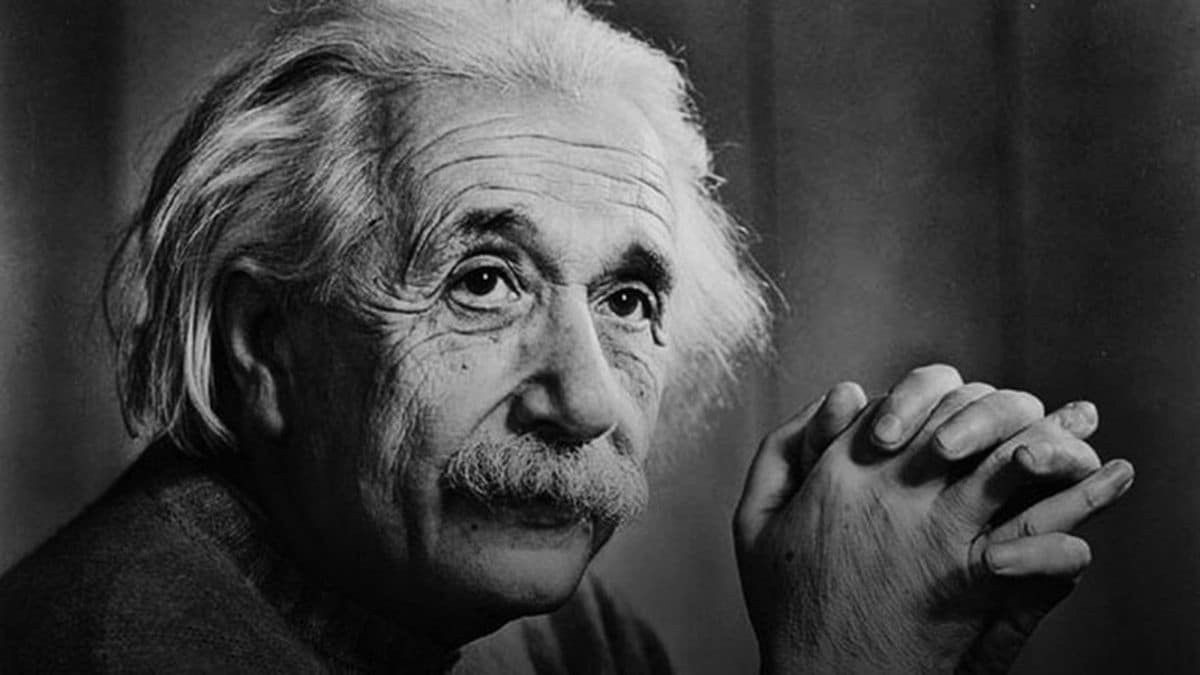
%> input picture Imagenes/albert-einstein.jpg, 1200 x 675 px
$ octave Ejercicio4.m   (GNU Octave 9; MATLAB toolbox functions it lacks are replaced by stand-ins)
%> lines starting %> are read from the running program, lines starting %| are printed output that depends on the picture
%Unidad 2 : Filtrado en el dominio espacial
%Ejercicio 4 : Abra una imagen y aplique diferentes tipos de filtros
%modificando el tama駉 del kernel


close all, clear all, clc
% leo una imagen y la convierto a escala de grises
[file,dir] = uigetfile('*.bmp;*.jpg;*.png; *.tif'); %filtro para archivos bmp, jpg y png
%> the answer given: ../Imagenes/albert-einstein.jpg
filename = [dir,file];
info = imfinfo(filename);
switch info.ColorType
    case 'indexed'
        [Iorig,map] = imread(filename);
        I = ind2gray(Iorig,map); %convierto de indexada a escala de grises

    case 'grayscale'
        I = imread(filename);
%> I is the input picture: size 675x1200 uint8; min 0, max 231, mean 66.5

    case 'truecolor'
        Iorig = imread(filename);
        I=rgb2gray(Iorig); %convierto de RGB a escala de grises
end

I = im2double(I);
%> I: size 675x1200 double
format rat

%Filtro Pasa Bajos
b1=3;
b2=7;
b3=11;
FB1 = ones(b1)/(b1*b1); %3x3
FB2= ones(b2)/(b2*b2); %5x5
FB3 = ones(b3)/(b3*b3); %11x11

%Filtro Pasa altos
a1=3;
a2=5;
a3=11;
FA1 =ones(a1);FA1(3,3)=-a1;FA1=-FA1;
FA2 =ones(a2);FA2(3,3)=-a2;FA2=-FA2;
FA3 =ones(a3);FA3(3,3)=-a3;FA3=-FA3;


%
OFB1 = conv2(I,FB1);
OFB2 = conv2(I,FB2);
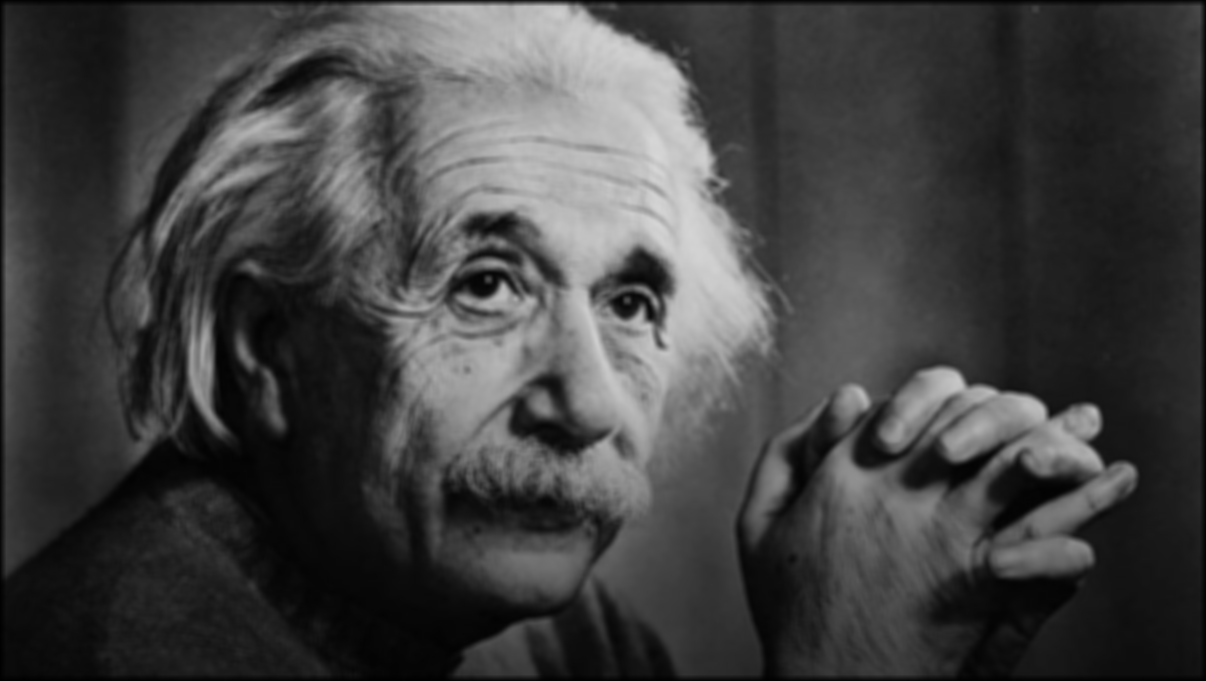
%> OFB2: size 681x1206 double; min 0.0012, max 0.844, mean 0.257
OFB3 = conv2(I,FB3);
OFA1 = conv2(I,FA1);
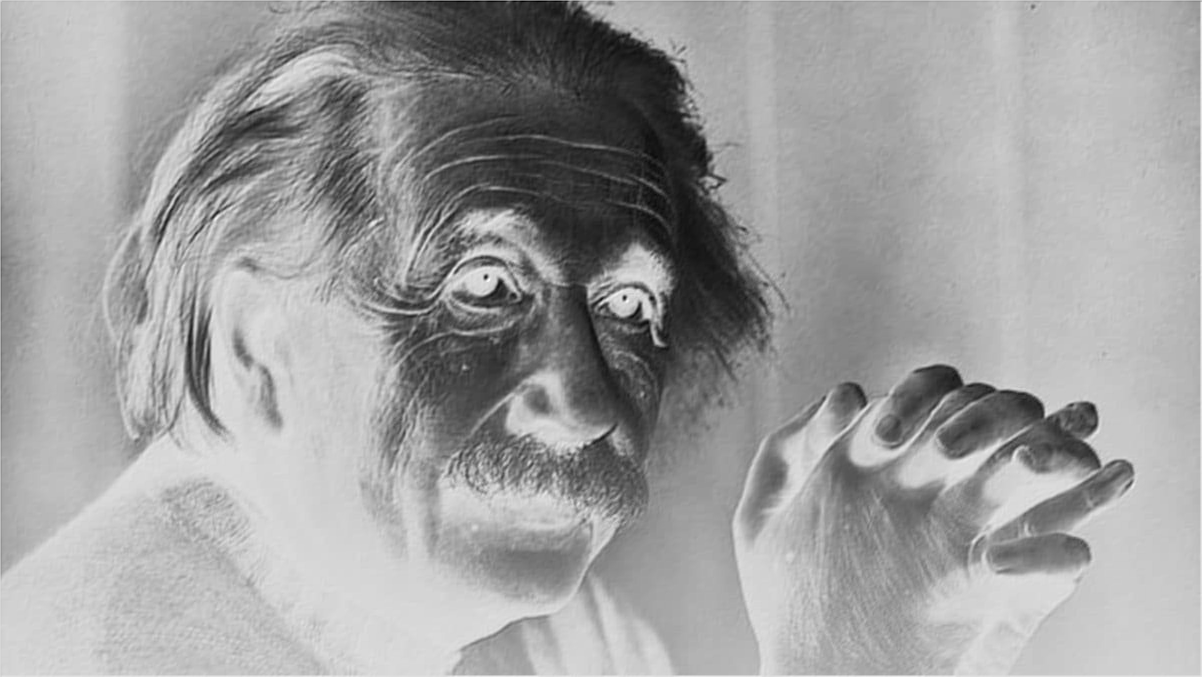
%> OFA1: size 677x1202 double; min -4.62, max 0.69, mean -1.3; drawn with min black and max white
OFA2 = conv2(I,FA2);
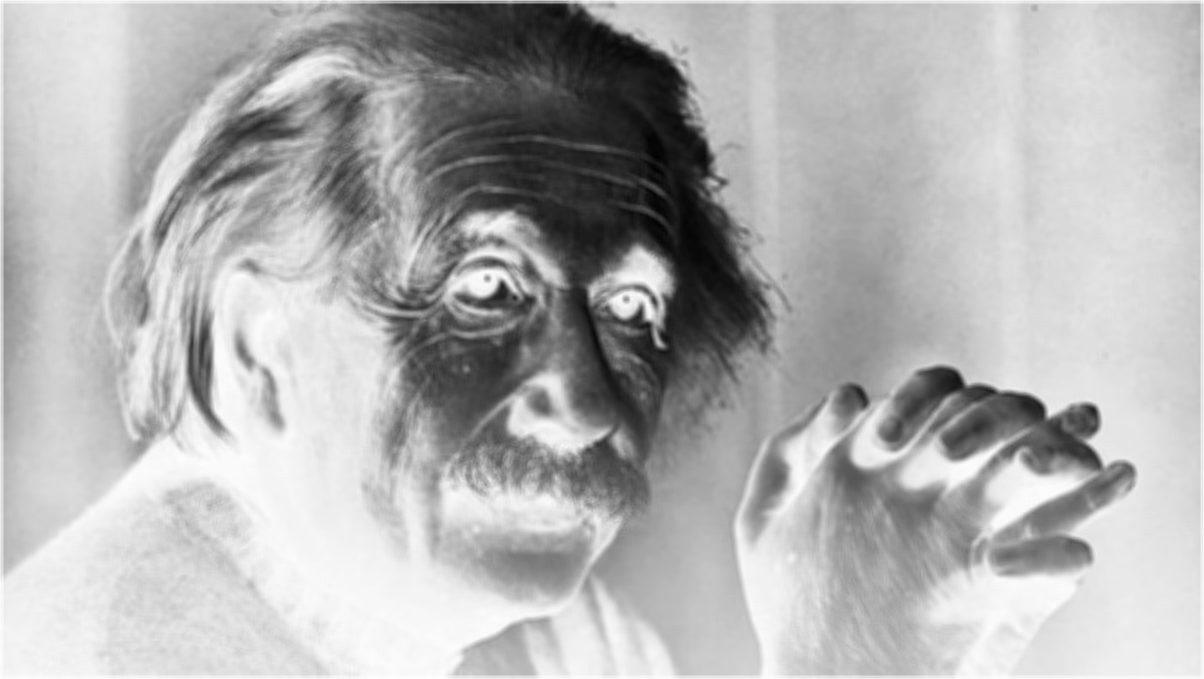
%> OFA2: size 679x1204 double; min -16.24, max -0.0588, mean -4.91; drawn with min black and max white
OFA3 = conv2(I,FA3);
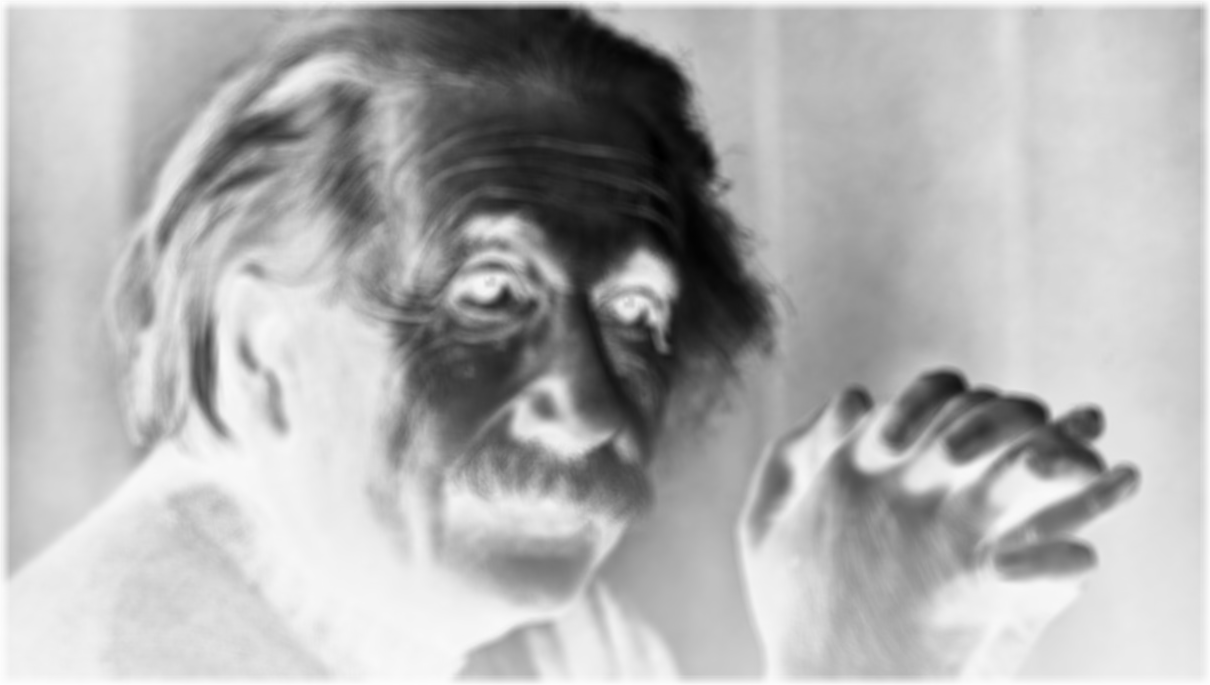
%> OFA3: size 685x1210 double; min -91.34, max 0.494, mean -27.78; drawn with min black and max white

figure()
subplot(221);imshow(I);title('Imagen Original')
subplot(222);imshow(OFA1);title(['Imagen con Filtro Altos : ',num2str(a1),' X ',num2str(a1)])
subplot(223);imshow(OFA2);title(['Imagen con Filtro Altos : ',num2str(a2),' X ',num2str(a1)])
subplot(224);imshow(OFA3);title(['Imagen con Filtro Altos : ',num2str(a3),' X ',num2str(a3)])

figure()
subplot(221);imshow(I);title('Imagen Original')
subplot(222);imshow(OFB1);title(['Imagen con Filtro Bajos : ',num2str(b1),' X ',num2str(b1)])
subplot(223);imshow(OFB2);title(['Imagen con Filtro Bajos : ',num2str(b2),' X ',num2str(b2)])
subplot(224);imshow(OFB3);title(['Imagen con Filtro Bajos : ',num2str(b3),' X ',num2str(b3)])
